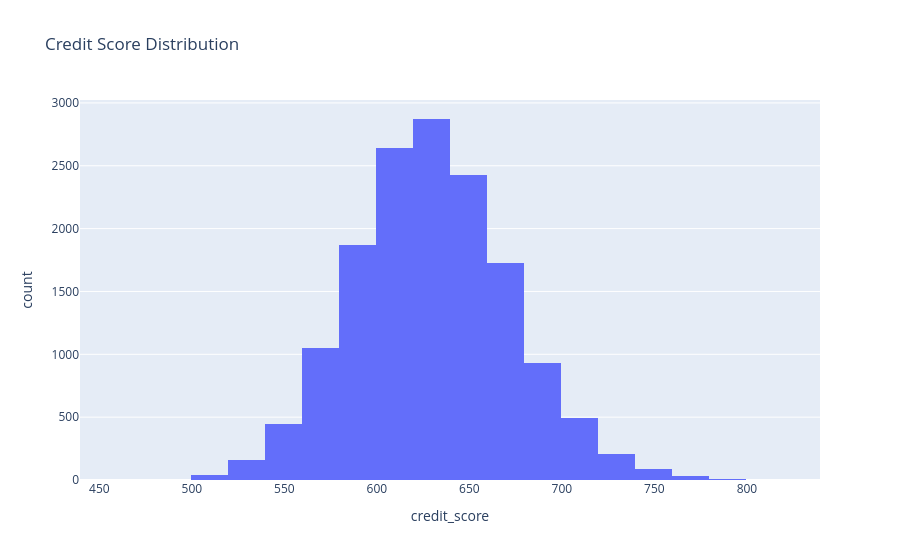

This figure's notebook cell:
### Code cell
fig = px.histogram(
    df5,
    x='credit_score',
    nbins=30,
    title='Credit Score Distribution'
)

fig.show()

### Figure 1 — Plotly figure (JSON) as saved in the notebook; plotly's stock layout.template omitted (floating-point values rounded to 4 significant figures; data arrays with more than 128 entries replaced by an {"elided": "..."} marker saying what was removed)
{"data": [{"bingroup": "x", "hovertemplate": "credit_score=%{x}<br>count=%{y}<extra></extra>", "legendgroup": "", "marker": {"color": "#636efa", "pattern": {"shape": ""}}, "name": "", "nbinsx": 30, "orientation": "v", "showlegend": false, "type": "histogram", "x": {"elided": "15000 int values"}, "xaxis": "x", "yaxis": "y"}], "layout": {"barmode": "relative", "legend": {"tracegroupgap": 0}, "title": {"text": "Credit Score Distribution"}, "xaxis": {"anchor": "y", "domain": [0, 1], "title": {"text": "credit_score"}}, "yaxis": {"anchor": "x", "domain": [0, 1], "title": {"text": "count"}}}}
